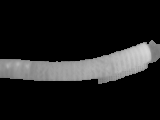
#> input picture mask/grabcut/421802_raw.bmp, 160 x 120 px, found by its file name
$ python Isotherm_2.py   (older library calls are emulated)
#> lines starting #> are read from the running program, lines starting #| are printed output that depends on the picture
# 对一张图片的温度数据，绘制3D图再绘制等温线/直接绘制等温线

import cv2
import numpy as np
from matplotlib import cm
import matplotlib.pyplot as plt
from matplotlib.ticker import FormatStrFormatter
from mpl_toolkits.mplot3d import Axes3D
# from helper import *


def draw_isotherm_and_3D(X, Y, Z):
    fig = plt.figure()
    ax = fig.gca(projection='3d')
    surf = ax.plot_surface(X, Y, Z, cmap=cm.coolwarm, alpha=0.5)
    fig.colorbar(surf, shrink=0.5, aspect=5)
    ax.set_zlim(10, 40)
    ax.zaxis.set_major_formatter(FormatStrFormatter('%.02f'))
    ax.invert_yaxis()
    cset = ax.contour(X, Y, Z, zdir='z', offset=10, cmap=cm.coolwarm)
    # for tmp in cset:
    #     print(tmp)
    plt.show()


def draw_isotherm(X, Y, Z):
    fig = plt.figure()
    countours = plt.contourf(X, Y, Z, 8, alpha=0.75)
    # for tmp in countours:
    print(countours)
    cset = plt.contour(X, Y, Z, 8, colors='black')
    plt.clabel(cset, inline=True, fontsize=5)
    # listTmp= cset.collections
    # for cur in listTmp:
    #     print(cur.Lines)
    plt.xlabel("Pixel abscissa")
    plt.ylabel("Pixel ordinate")
    plt.show()


path = './mask/grabcut/421802_raw.bmp'
# srcPath = path+'/raw/'
# fileName = '1325532'
fileName = '2438350'
img = cv2.imread(path, 0)
#> img is the input picture: shape (120, 160); min 0, max 215, mean 29.7
img=cv2.flip(img,0,dst=None)
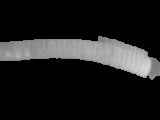
#> img: shape (120, 160); min 0, max 215, mean 29.7

X, Y = np.meshgrid(range(img.shape[1]), range(img.shape[0]))
Z = img#map_g_to_temp(np.array(img))
# draw_isotherm_and_3D(X, Y, Z)
draw_isotherm(X, Y, Z)
#> in draw_isotherm, `countours = plt.contourf(X, Y, Z, 8, alpha=0.75)`:
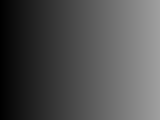
#> X: shape (120, 160) int64; min 0, max 159, mean 79.5
#> (printed output is left out)
#> in draw_isotherm, `plt.show()`:
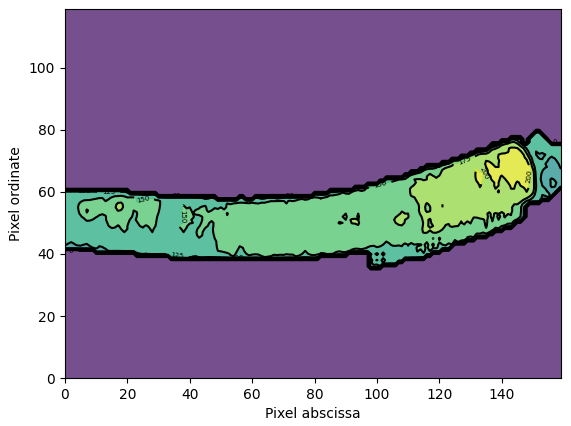
#> figure drawn by matplotlib, 1 panel

# plt.imshow(cv2.Laplacian(img,cv2.CV_64F),cmap='gray')
# plt.title('Opencv')
# plt.show()
